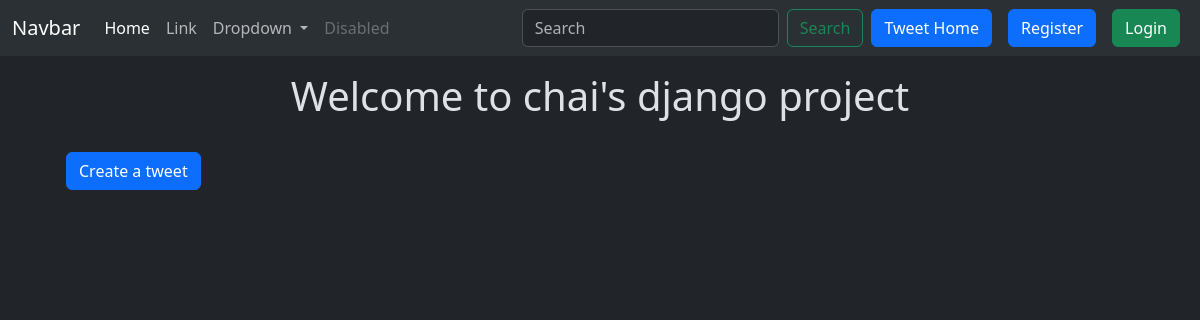
The page /tweet/ on the database as committed earlier.
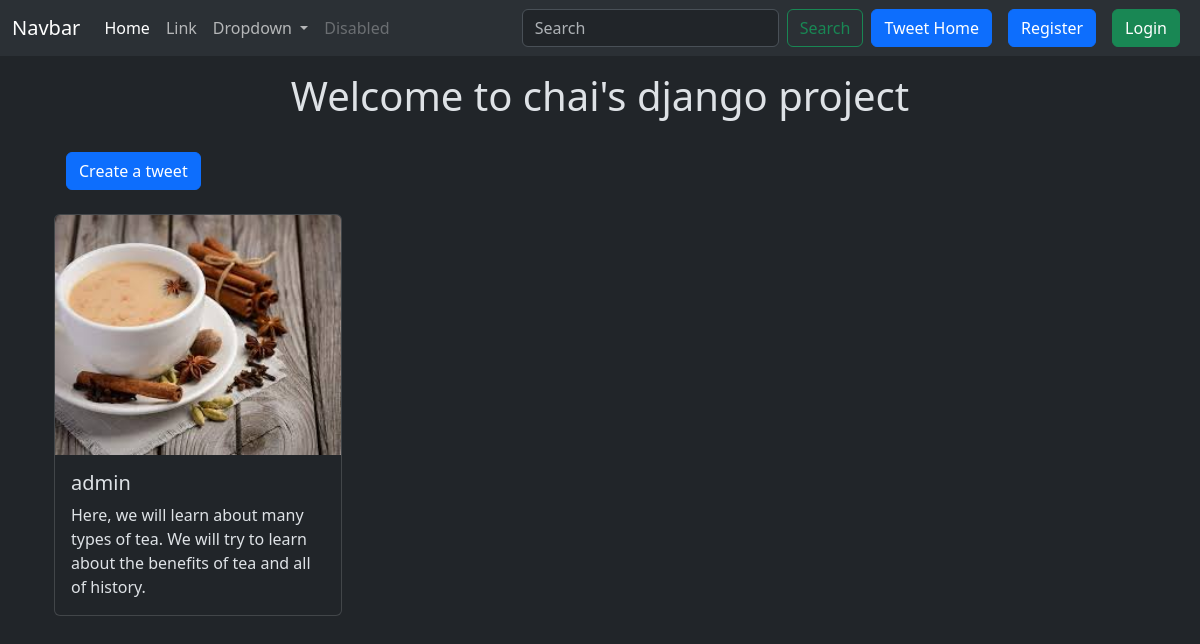
The same page on the database as committed later.
### tweet/models.py (models this page shows, shortened)
class Tweet(models.Model):
    user = models.ForeignKey(User, on_delete=models.CASCADE)
    text = models.TextField(max_length=240)
    photo = models.ImageField(upload_to = 'photos/', blank=True, null=True)
    created_at = models.DateTimeField(auto_now_add = True)
    updated_at = models.DateTimeField(auto_now=True)

### tweet/views.py (the view)
# urls.py: path('', views.tweet_list, name="tweet_list"),
def tweet_list(request):
    tweets = Tweet.objects.all().order_by('-created_at')
    return render(request, 'tweet/tweet_list.html', {'tweets': tweets})

### tweet/templates/tweet/tweet_list.html (shortened to what this page needs)
{% extends "layout.html" %}
{% block content %}
    <h1 class="text-center mt-3">Welcome to chai's django project</h1>
    <a class="btn btn-primary m-4" href="{% url 'tweet_create' %}">Create a tweet</a>
    <div class="container row gap-3">
        {% for tweet in tweets %}
            <div>
                <div class="card" style="width: 18rem;">
                    <img src="{{tweet.photo.url}}" class="card-img-top" alt="...">
                    <div class="card-body">
                      <h5 class="card-title">{{tweet.user.username}}</h5>
                      <p class="card-text">{{tweet.text}}</p>
                    </div>
                </div>
            </div>
        {% endfor %}
    </div>
{% endblock %}

Rows that differ between the two databases and show on the page:
added Tweet: photo (picture), user.username "admin", text "Here, we will learn about many types of tea. We will try to learn about the benefits of tea and all of history."
